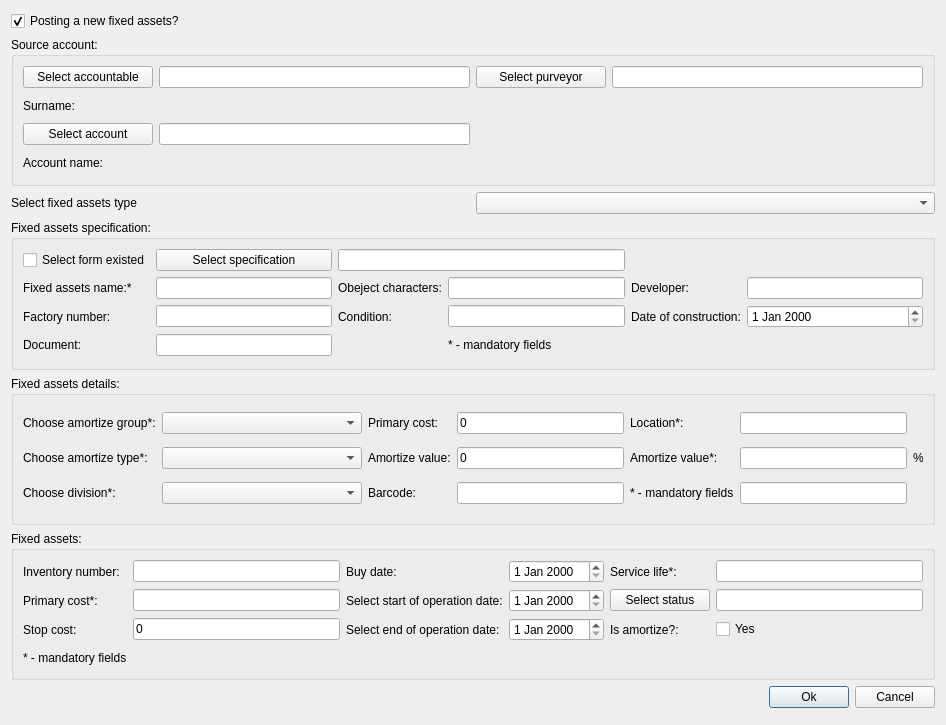
<?xml version="1.0" encoding="UTF-8"?>
<ui version="4.0">
 <class>CreateFxdAst</class>
 <widget class="QDialog" name="CreateFxdAst">
  <property name="geometry">
   <rect>
    <x>0</x>
    <y>0</y>
    <width>946</width>
    <height>725</height>
   </rect>
  </property>
  <property name="windowTitle">
   <string>Create/Update fixed assets</string>
  </property>
  <property name="locale">
   <locale language="English" country="UnitedStates"/>
  </property>
  <property name="modal">
   <bool>false</bool>
  </property>
  <layout class="QGridLayout" name="gridLayout">
   <property name="leftMargin">
    <number>11</number>
   </property>
   <property name="topMargin">
    <number>11</number>
   </property>
   <property name="rightMargin">
    <number>11</number>
   </property>
   <property name="bottomMargin">
    <number>17</number>
   </property>
   <item row="6" column="0" colspan="2">
    <layout class="QHBoxLayout" name="horizontalLayout">
     <item>
      <spacer name="horizontalSpacer">
       <property name="orientation">
        <enum>Qt::Horizontal</enum>
       </property>
       <property name="sizeHint" stdset="0">
        <size>
         <width>40</width>
         <height>20</height>
        </size>
       </property>
      </spacer>
     </item>
     <item>
      <widget class="QPushButton" name="okBtn">
       <property name="text">
        <string>Ok</string>
       </property>
      </widget>
     </item>
     <item>
      <widget class="QPushButton" name="cancelBtn">
       <property name="text">
        <string>Cancel</string>
       </property>
      </widget>
     </item>
    </layout>
   </item>
   <item row="5" column="0" colspan="2">
    <widget class="QGroupBox" name="fixedAssGbx">
     <property name="title">
      <string>Fixed assets:</string>
     </property>
     <layout class="QGridLayout" name="gridLayout_4">
      <item row="2" column="0">
       <widget class="QLabel" name="stopCostLb">
        <property name="text">
         <string>Stop cost:</string>
        </property>
       </widget>
      </item>
      <item row="1" column="3">
       <widget class="QDateEdit" name="startDateEdit"/>
      </item>
      <item row="0" column="0">
       <widget class="QLabel" name="invLb">
        <property name="text">
         <string>Inventory number:</string>
        </property>
       </widget>
      </item>
      <item row="2" column="1">
       <widget class="QLineEdit" name="stopEdit">
        <property name="text">
         <string>0</string>
        </property>
       </widget>
      </item>
      <item row="1" column="2">
       <widget class="QLabel" name="startDateLb">
        <property name="text">
         <string>Select start of operation date:</string>
        </property>
       </widget>
      </item>
      <item row="0" column="2">
       <widget class="QLabel" name="bayDateLb">
        <property name="text">
         <string>Buy date:</string>
        </property>
       </widget>
      </item>
      <item row="2" column="3">
       <widget class="QDateEdit" name="endDateEdit"/>
      </item>
      <item row="2" column="2">
       <widget class="QLabel" name="endDateLb">
        <property name="text">
         <string>Select end of operation date:</string>
        </property>
       </widget>
      </item>
      <item row="0" column="3">
       <widget class="QDateEdit" name="buyDateEdit"/>
      </item>
      <item row="1" column="0">
       <widget class="QLabel" name="primCostLb">
        <property name="text">
         <string>Primary cost*:</string>
        </property>
       </widget>
      </item>
      <item row="1" column="1">
       <widget class="QLineEdit" name="primaryEdit">
        <property name="acceptDrops">
         <bool>false</bool>
        </property>
       </widget>
      </item>
      <item row="0" column="1">
       <widget class="QLineEdit" name="invNumberEdit">
        <property name="readOnly">
         <bool>true</bool>
        </property>
       </widget>
      </item>
      <item row="5" column="0">
       <widget class="QLabel" name="label_3">
        <property name="text">
         <string>* - mandatory fields</string>
        </property>
       </widget>
      </item>
      <item row="0" column="4">
       <widget class="QLabel" name="serLb">
        <property name="text">
         <string>Service life*:</string>
        </property>
       </widget>
      </item>
      <item row="0" column="5">
       <widget class="QLineEdit" name="serviceLifeEdit">
        <property name="readOnly">
         <bool>true</bool>
        </property>
       </widget>
      </item>
      <item row="1" column="4">
       <widget class="QPushButton" name="statusBtn">
        <property name="minimumSize">
         <size>
          <width>100</width>
          <height>0</height>
         </size>
        </property>
        <property name="text">
         <string>Select status</string>
        </property>
       </widget>
      </item>
      <item row="1" column="5">
       <widget class="QLineEdit" name="statusEdit">
        <property name="readOnly">
         <bool>true</bool>
        </property>
       </widget>
      </item>
      <item row="2" column="4">
       <widget class="QLabel" name="amChbx">
        <property name="text">
         <string>Is amortize?:</string>
        </property>
       </widget>
      </item>
      <item row="2" column="5">
       <widget class="QCheckBox" name="isAmChx">
        <property name="enabled">
         <bool>true</bool>
        </property>
        <property name="text">
         <string>Yes</string>
        </property>
        <property name="checked">
         <bool>false</bool>
        </property>
       </widget>
      </item>
     </layout>
    </widget>
   </item>
   <item row="4" column="0" colspan="2">
    <widget class="QGroupBox" name="fxdAssDtGrpBox">
     <property name="title">
      <string>Fixed assets details:</string>
     </property>
     <layout class="QGridLayout" name="gridLayout_3">
      <item row="2" column="1">
       <widget class="QComboBox" name="divisionCmb"/>
      </item>
      <item row="0" column="1">
       <widget class="QComboBox" name="amGrpCmb">
        <property name="minimumSize">
         <size>
          <width>200</width>
          <height>0</height>
         </size>
        </property>
        <property name="editable">
         <bool>false</bool>
        </property>
       </widget>
      </item>
      <item row="0" column="0">
       <widget class="QLabel" name="amGroupLb">
        <property name="text">
         <string>Choose amortize group*:</string>
        </property>
       </widget>
      </item>
      <item row="1" column="1">
       <widget class="QComboBox" name="amTypeCmb"/>
      </item>
      <item row="1" column="0">
       <widget class="QLabel" name="amTypeLb">
        <property name="text">
         <string>Choose amortize type*:</string>
        </property>
       </widget>
      </item>
      <item row="2" column="0">
       <widget class="QLabel" name="depLb">
        <property name="text">
         <string>Choose division*:</string>
        </property>
       </widget>
      </item>
      <item row="2" column="3">
       <widget class="QLineEdit" name="barcodeEdit"/>
      </item>
      <item row="1" column="3">
       <widget class="QLineEdit" name="amortizeEdit">
        <property name="text">
         <string>0</string>
        </property>
       </widget>
      </item>
      <item row="0" column="3">
       <widget class="QLineEdit" name="primaryCostEdit">
        <property name="inputMask">
         <string/>
        </property>
        <property name="text">
         <string>0</string>
        </property>
        <property name="readOnly">
         <bool>true</bool>
        </property>
       </widget>
      </item>
      <item row="2" column="2">
       <widget class="QLabel" name="barLb">
        <property name="text">
         <string>Barcode:</string>
        </property>
       </widget>
      </item>
      <item row="1" column="2">
       <widget class="QLabel" name="amortizeAccLb">
        <property name="text">
         <string>Amortize value:</string>
        </property>
       </widget>
      </item>
      <item row="0" column="2">
       <widget class="QLabel" name="primaryAccLb">
        <property name="text">
         <string>Primary cost:</string>
        </property>
       </widget>
      </item>
      <item row="1" column="5">
       <widget class="QLabel" name="amValueLb">
        <property name="text">
         <string>Amortize value*:</string>
        </property>
       </widget>
      </item>
      <item row="1" column="6">
       <widget class="QLineEdit" name="amValueEdit"/>
      </item>
      <item row="0" column="6">
       <widget class="QLineEdit" name="locationEdit"/>
      </item>
      <item row="0" column="5">
       <widget class="QLabel" name="locationLb">
        <property name="text">
         <string>Location*:</string>
        </property>
       </widget>
      </item>
      <item row="1" column="7">
       <widget class="QLabel" name="percentLb">
        <property name="maximumSize">
         <size>
          <width>10</width>
          <height>16777215</height>
         </size>
        </property>
        <property name="text">
         <string>%</string>
        </property>
       </widget>
      </item>
      <item row="2" column="6">
       <widget class="QLineEdit" name="detailsIDEdit"/>
      </item>
      <item row="2" column="5">
       <widget class="QLabel" name="label_2">
        <property name="text">
         <string>* - mandatory fields</string>
        </property>
       </widget>
      </item>
     </layout>
    </widget>
   </item>
   <item row="2" column="0">
    <widget class="QLabel" name="label_4">
     <property name="text">
      <string>Select fixed assets type</string>
     </property>
    </widget>
   </item>
   <item row="2" column="1">
    <widget class="QComboBox" name="fAstTypeCmb">
     <property name="maximumSize">
      <size>
       <width>600</width>
       <height>16777215</height>
      </size>
     </property>
    </widget>
   </item>
   <item row="1" column="0" colspan="2">
    <widget class="QGroupBox" name="sourceGbx">
     <property name="title">
      <string>Source account:</string>
     </property>
     <layout class="QGridLayout" name="gridLayout_5">
      <item row="0" column="0">
       <widget class="QPushButton" name="accableBtn">
        <property name="minimumSize">
         <size>
          <width>130</width>
          <height>0</height>
         </size>
        </property>
        <property name="text">
         <string>Select accountable</string>
        </property>
       </widget>
      </item>
      <item row="3" column="1">
       <widget class="QLabel" name="surnameLb">
        <property name="font">
         <font>
          <pointsize>10</pointsize>
          <weight>75</weight>
          <italic>true</italic>
          <bold>true</bold>
         </font>
        </property>
        <property name="text">
         <string/>
        </property>
       </widget>
      </item>
      <item row="0" column="2">
       <widget class="QPushButton" name="purveyorBtn">
        <property name="minimumSize">
         <size>
          <width>130</width>
          <height>0</height>
         </size>
        </property>
        <property name="text">
         <string>Select purveyor</string>
        </property>
       </widget>
      </item>
      <item row="3" column="0">
       <widget class="QLabel" name="surLb">
        <property name="text">
         <string>Surname:</string>
        </property>
       </widget>
      </item>
      <item row="4" column="1">
       <widget class="QLineEdit" name="accIDEdit">
        <property name="readOnly">
         <bool>true</bool>
        </property>
       </widget>
      </item>
      <item row="0" column="1">
       <widget class="QLineEdit" name="accableIDEdit">
        <property name="readOnly">
         <bool>true</bool>
        </property>
       </widget>
      </item>
      <item row="4" column="0">
       <widget class="QPushButton" name="accountBtn">
        <property name="text">
         <string>Select account</string>
        </property>
       </widget>
      </item>
      <item row="5" column="0">
       <widget class="QLabel" name="accLB">
        <property name="text">
         <string>Account name:</string>
        </property>
       </widget>
      </item>
      <item row="5" column="1">
       <widget class="QLabel" name="accountName">
        <property name="font">
         <font>
          <pointsize>10</pointsize>
          <weight>75</weight>
          <italic>true</italic>
          <bold>true</bold>
         </font>
        </property>
        <property name="text">
         <string/>
        </property>
       </widget>
      </item>
      <item row="0" column="3">
       <widget class="QLineEdit" name="purEditID">
        <property name="readOnly">
         <bool>true</bool>
        </property>
       </widget>
      </item>
     </layout>
    </widget>
   </item>
   <item row="0" column="0">
    <widget class="QCheckBox" name="newFACxb">
     <property name="text">
      <string>Posting a new fixed assets?</string>
     </property>
     <property name="checked">
      <bool>true</bool>
     </property>
    </widget>
   </item>
   <item row="3" column="0" colspan="2">
    <widget class="QGroupBox" name="specGrpBox">
     <property name="title">
      <string>Fixed assets specification:</string>
     </property>
     <layout class="QGridLayout" name="gridLayout_2">
      <item row="1" column="0">
       <widget class="QLabel" name="nameLB">
        <property name="text">
         <string>Fixed assets name:*</string>
        </property>
       </widget>
      </item>
      <item row="4" column="0">
       <widget class="QLabel" name="documentLb">
        <property name="text">
         <string>Document:</string>
        </property>
       </widget>
      </item>
      <item row="1" column="1">
       <widget class="QLineEdit" name="faNameEdit"/>
      </item>
      <item row="2" column="1">
       <widget class="QLineEdit" name="factoryNumEdit"/>
      </item>
      <item row="2" column="0">
       <widget class="QLabel" name="facNumberLb">
        <property name="text">
         <string>Factory number:</string>
        </property>
       </widget>
      </item>
      <item row="4" column="1">
       <widget class="QLineEdit" name="documentEdit"/>
      </item>
      <item row="1" column="2">
       <widget class="QLabel" name="objCharLb">
        <property name="text">
         <string>Obeject characters:</string>
        </property>
       </widget>
      </item>
      <item row="1" column="3">
       <widget class="QLineEdit" name="objCharEdit"/>
      </item>
      <item row="2" column="2">
       <widget class="QLabel" name="conditionLb">
        <property name="text">
         <string>Condition:</string>
        </property>
       </widget>
      </item>
      <item row="2" column="3">
       <widget class="QLineEdit" name="conditionEdit"/>
      </item>
      <item row="0" column="0">
       <widget class="QCheckBox" name="existSpecCxb">
        <property name="text">
         <string>Select form existed</string>
        </property>
       </widget>
      </item>
      <item row="0" column="1">
       <widget class="QPushButton" name="specBtn">
        <property name="text">
         <string>Select specification</string>
        </property>
       </widget>
      </item>
      <item row="0" column="2" colspan="2">
       <widget class="QLineEdit" name="specIDEdit">
        <property name="readOnly">
         <bool>true</bool>
        </property>
       </widget>
      </item>
      <item row="1" column="4">
       <widget class="QLabel" name="developerLb">
        <property name="text">
         <string>Developer:</string>
        </property>
       </widget>
      </item>
      <item row="1" column="5">
       <widget class="QLineEdit" name="developerEdit"/>
      </item>
      <item row="2" column="4">
       <widget class="QLabel" name="dateOfConsLb">
        <property name="text">
         <string>Date of construction:</string>
        </property>
       </widget>
      </item>
      <item row="2" column="5">
       <widget class="QDateEdit" name="consDateEdit"/>
      </item>
      <item row="4" column="3">
       <widget class="QLabel" name="label">
        <property name="text">
         <string>* - mandatory fields</string>
        </property>
       </widget>
      </item>
     </layout>
    </widget>
   </item>
  </layout>
 </widget>
 <tabstops>
  <tabstop>okBtn</tabstop>
  <tabstop>cancelBtn</tabstop>
 </tabstops>
 <resources/>
 <connections/>
</ui>
